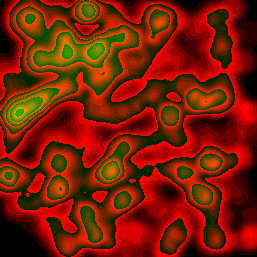
#> input picture Heightmap/Unity_test.png, 257 x 257 px; its folder holds only this picture in this run
$ python -i split_merge.py   (imports and definitions only)
#> lines starting #> are read from the running program, lines starting #| are printed output that depends on the picture
from PIL import Image
import numpy as np
def rgb2array(img):
    rgb=img.split()
    return np.array(rgb[0])*65536+np.array(rgb[1])*256+np.array(rgb[2])

def interpolation(t):
    return 3*t*t-2*t*t*t


size=128
overlay=64
min_value=[]
max_value=[]
num_imgs=(0,0)
def split(a):
    global min_value,max_value,num_imgs
    stride=size-overlay
    num_imgs=(int((a.size[0]-overlay)/stride),int((a.size[1]-overlay)/stride))
    b=[
    rgb2array(a.crop((i*stride,j*stride,i*stride+size,j*stride+size)))
   for j in range(num_imgs[1])
  for i in range(num_imgs[0])
]
    min_value=[np.min(b[i])for i in range(num_imgs[0]*num_imgs[1])]
    max_value=[np.max(b[i])for i in range(num_imgs[0]*num_imgs[1])]
    return[Image.fromarray(((b[i]-min_value[i])*256.0/(max_value[i]-min_value[i])-0.5).astype(np.uint8)).convert('RGB')for i in range(num_imgs[0]*num_imgs[1])]
def merge(a):
    stride=size-overlay
    a=[a[i]*((max_value[i]-min_value[i])/256.0)+min_value[i] for i in range(num_imgs[0]*num_imgs[1])]
    result=np.zeros((num_imgs[0]*stride+overlay,num_imgs[1]*stride+overlay,3))
    for j in range(num_imgs[1]):
        for i in range(num_imgs[0]):
            x0=i*stride
            y0=j*stride
            for x in range(size):
                for y in range(size):
                    factor=1.0
                    if x<overlay and i>0:
                        factor*=interpolation(x/overlay)
                    if x>stride and i<num_imgs[0]-1:
                        factor*=interpolation((size-x)/overlay)
                    if y<overlay and j>0:
                        factor*=interpolation(y/overlay)
                    if y>stride and j<num_imgs[1]-1:
                        factor*=interpolation((size-y)/overlay)
                    value=a[i+j*num_imgs[0]][y][x][0]*factor
                    result[y0+y][x0+x][0]+=value//65536
                    result[y0+y][x0+x][1]+=(value%65536)//256
                    result[y0+y][x0+x][2]+=(value%256)
    return result.astype(np.uint8)

>>> from PIL import Image
>>> picture = Image.open('../../Heightmap/Unity_test.png')
#> picture is the input picture: PIL image 257x257 RGBA; mean R, G, B, A 119.9, 28.3, 0, 255
>>> result = rgb2array(picture)
#> in rgb2array, `return np.array(rgb[0])*65536+np.array(rgb[1])*256+np.array(rgb[2])`:
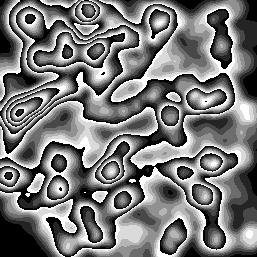
#> returned value: shape (257, 257) uint32; min 0, max 16551936, mean 7866055.3; drawn with min black and max white
